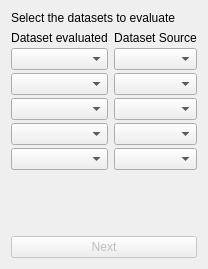
        <widget class="QWidget" name="tab">
         <attribute name="title">
          <string>Start</string>
         </attribute>
         <layout class="QVBoxLayout" name="verticalLayout_3">
          <item>
           <widget class="QLabel" name="label_2">
            <property name="text">
             <string>Select the datasets to evaluate</string>
            </property>
           </widget>
          </item>
          <item>
           <layout class="QGridLayout" name="gridLayout">
            <property name="verticalSpacing">
             <number>3</number>
            </property>
            <item row="3" column="0">
             <widget class="QgsMapLayerComboBox" name="Layer_E3">
              <property name="currentIndex">
               <number>-1</number>
              </property>
             </widget>
            </item>
            <item row="4" column="1">
             <widget class="QgsMapLayerComboBox" name="Layer_F4">
              <property name="currentIndex">
               <number>-1</number>
              </property>
             </widget>
            </item>
            <item row="4" column="0">
             <widget class="QgsMapLayerComboBox" name="Layer_E4">
              <property name="currentIndex">
               <number>-1</number>
              </property>
             </widget>
            </item>
            <item row="3" column="1">
             <widget class="QgsMapLayerComboBox" name="Layer_F3">
              <property name="editable">
               <bool>false</bool>
              </property>
              <property name="currentIndex">
               <number>-1</number>
              </property>
             </widget>
            </item>
            <item row="2" column="0">
             <widget class="QgsMapLayerComboBox" name="Layer_E2">
              <property name="currentIndex">
               <number>-1</number>
              </property>
             </widget>
            </item>
            <item row="5" column="0">
             <widget class="QgsMapLayerComboBox" name="Layer_E5">
              <property name="currentIndex">
               <number>-1</number>
              </property>
             </widget>
            </item>
            <item row="2" column="1">
             <widget class="QgsMapLayerComboBox" name="Layer_F2">
              <property name="editable">
               <bool>false</bool>
              </property>
              <property name="currentIndex">
               <number>-1</number>
              </property>
             </widget>
            </item>
            <item row="5" column="1">
             <widget class="QgsMapLayerComboBox" name="Layer_F5">
              <property name="currentIndex">
               <number>-1</number>
              </property>
             </widget>
            </item>
            <item row="1" column="0">
             <widget class="QgsMapLayerComboBox" name="Layer_E1">
              <property name="currentText">
               <string/>
              </property>
              <property name="currentIndex">
               <number>-1</number>
              </property>
             </widget>
            </item>
            <item row="1" column="1">
             <widget class="QgsMapLayerComboBox" name="Layer_F1">
              <property name="editable">
               <bool>false</bool>
              </property>
              <property name="currentText">
               <string/>
              </property>
              <property name="currentIndex">
               <number>-1</number>
              </property>
             </widget>
            </item>
            <item row="0" column="0">
             <widget class="QLabel" name="label_3">
              <property name="text">
               <string>Dataset evaluated</string>
              </property>
              <property name="alignment">
               <set>Qt::AlignCenter</set>
              </property>
             </widget>
            </item>
            <item row="0" column="1">
             <widget class="QLabel" name="label_4">
              <property name="text">
               <string>Dataset Source</string>
              </property>
              <property name="alignment">
               <set>Qt::AlignCenter</set>
              </property>
             </widget>
            </item>
           </layout>
          </item>
          <item>
           <spacer name="verticalSpacer">
            <property name="orientation">
             <enum>Qt::Vertical</enum>
            </property>
            <property name="sizeHint" stdset="0">
             <size>
              <width>20</width>
              <height>40</height>
             </size>
            </property>
           </spacer>
          </item>
          <item>
           <widget class="QLabel" name="adv_1">
            <property name="text">
             <string/>
            </property>
           </widget>
          </item>
          <item>
           <widget class="QPushButton" name="Boton1">
            <property name="enabled">
             <bool>false</bool>
            </property>
            <property name="text">
             <string>Next</string>
            </property>
           </widget>
          </item>
         </layout>
        </widget>
